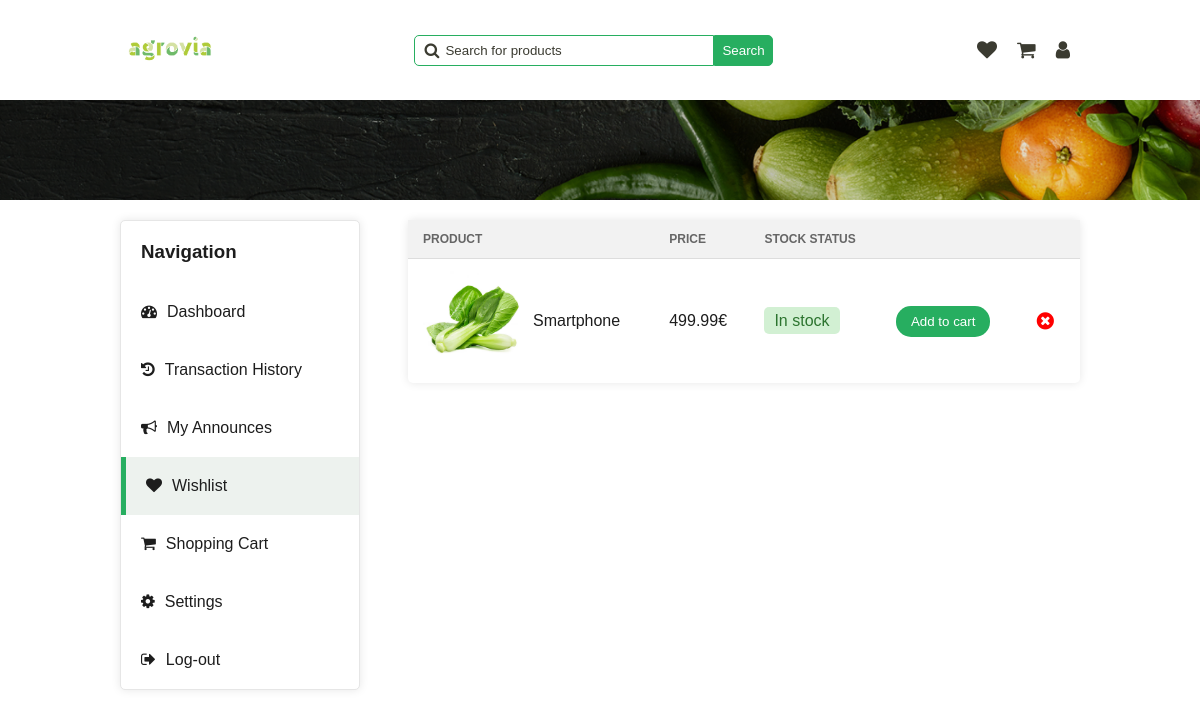
Page /pages/wishlist.php (signed in) on the earlier database version.
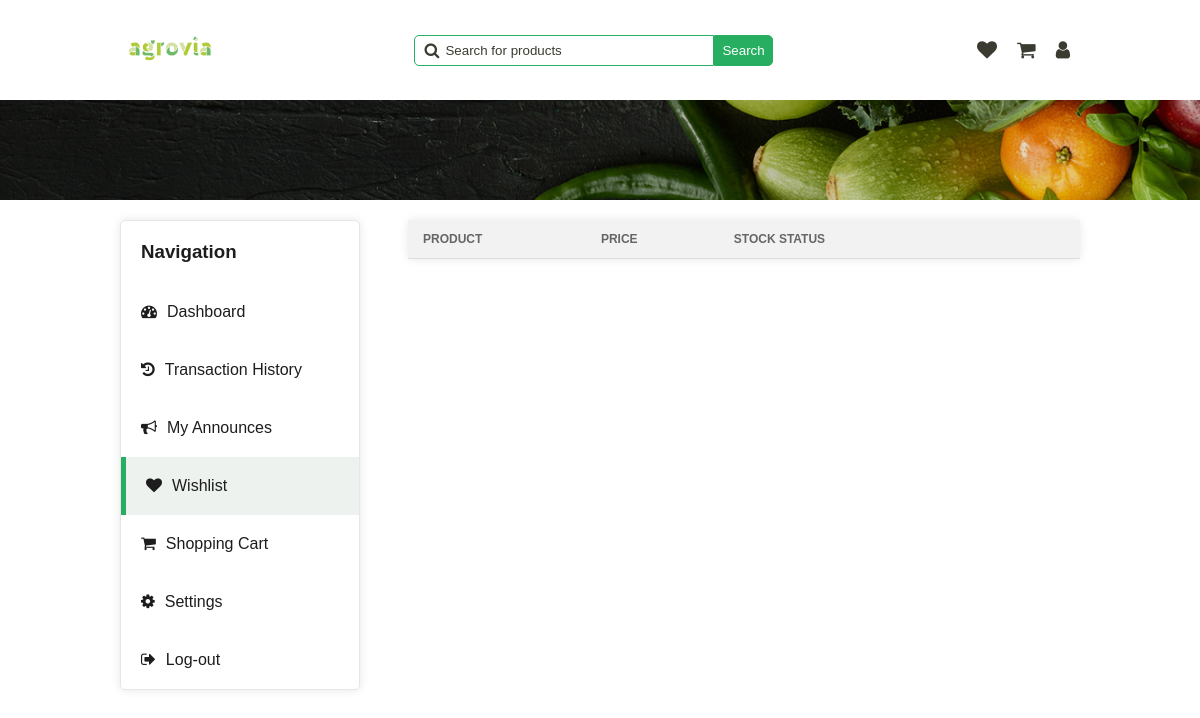
Same page on the later database version.
### tables this page shows
CREATE TABLE Announce (
  id INTEGER PRIMARY KEY,
  id_category INTEGER,
  image TEXT,
  title TEXT,
  description TEXT,
  price FLOAT,
  quantity INTEGER,
  rating INTEGER,
  out_of_stock BOOLEAN,
  FOREIGN KEY (id_category) REFERENCES Category(id)
);

### php/announce.php (called while the page is built, shortened)
<?php
require '../php/pdo.php';
function get_wishlist_by_user_id($user_id)
{
    global $pdo;
    $query = "SELECT Announce.*
              FROM Announce
              WHERE Announce.id IN (
                  SELECT announce_id FROM UserSaved
                  WHERE user_id = :user_id
                  AND is_in_favourite = 1
              )";
    $stmt = $pdo->prepare($query);
    $stmt->bindParam(':user_id', $user_id);
    $stmt->execute();
    $wishlist = $stmt->fetchAll(PDO::FETCH_ASSOC);
    return $wishlist;
}
?>

### pages/wishlist.php (the view, shortened to what the changed rows need)
<!DOCTYPE html>
<html lang="en">
<head>
    <link rel="stylesheet" href="../styles/alert.css">
    <link rel="stylesheet" href="../../styles/dashboard.css" onload="load_theme()">
    <link rel="stylesheet" href="../../styles/main-header.css">
    <link rel="stylesheet" href="../../styles/wishlist.css">
    <link rel="stylesheet" href="https://cdnjs.cloudflare.com/ajax/libs/font-awesome/4.7.0/css/font-awesome.min.css">
</head>
<body>
    <?php
    require "../php/user.php";
    require "../php/announce.php";
    $wishlist_announce = get_wishlist_by_user_id($_SESSION['user_id']);
    ?>
    <div class="main-container">
        <section class="tab-content wishlist-section">
            <table>
                <tr>
                    <th>Product</th>
                    <th>Price</th>
                    <th>Stock Status</th>
                    <th></th>
                    <th></th>
                </tr>
                <?php foreach ($wishlist_announce as $item): ?>
                        <tr id="wishlist-item-<?php echo $item['id']; ?>">
                            <td class="product">
                                <img src="<?php echo $item['image']; ?>" alt="product">
                                <span><?php echo $item['title']; ?></span>
                            </td>
                            <td><?php echo $item['price']; ?>€</td>
                            <td class="stock-status">
                                <span
                                    class="stock-status <?php echo $item['out_of_stock'] == 0 ? 'in-stock' : 'out-of-stock'; ?>">
                                    <?php
                                    if ($item['out_of_stock'] == 0) {
                                        echo 'In stock';
                                    } else {
                                        echo 'Out of stock';
                                    }
                                    ?>
                                </span>
                            </td>
                            <td>
                                <button class="cart-btn <?php echo $item['out_of_stock'] == 1 ? 'out-of-stock' : ''; ?>"
                                    onclick="move_announce_to_cart(<?php echo $item['id']; ?>)">
                                    Add to cart
                                </button>
                            </td>
                            <td>
                                <button class="delete-btn" onclick="delete_wishlist_item(<?php echo $item['id']; ?>)">
                                    <i class="fa fa-times-circle" aria-hidden="true"></i>
                                </button>
                            </td>
                        </tr>
                <?php endforeach; ?>
            </table>
        </section>
    </div>
</body>
</html>

Differences in the rows shown:
removed announce: image (picture), title "Smartphone", price "499.99", out_of_stock "In stock"
